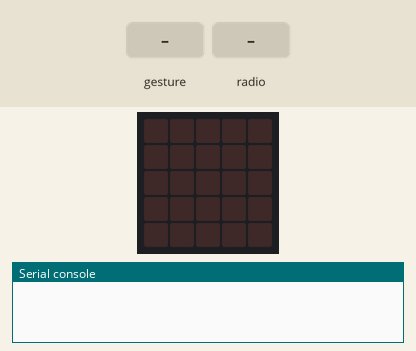
This program was run on a simulated BBC micro:bit (MakeCode). On the bench: the board's 5×5 LED display, the last lines printed to the serial console. The test bench sets the inputs (shaded band). Random numbers come from a fixed seed; no radio messages arrive unless stated (any console line starting 'radio sent:' is added by the test bench); a tilt is held for 1.5 s and a shake lasts 1 s, then the board lies face up again.

Above: at 1.2 s.
1.3 s: gesture 'shake'
At 2.1 s:
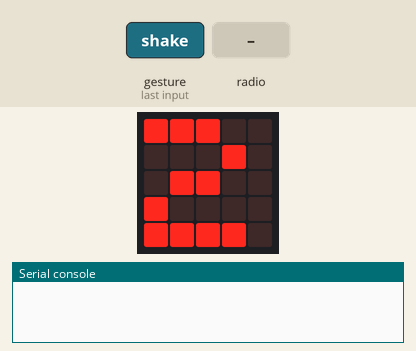
3.0 s: radio message "5" arrives
At 4.6 s:
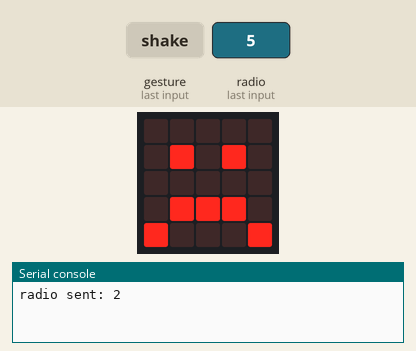
Timing chart, 0 to 6.1 s (numbered marks = the images above; inputs shaded):
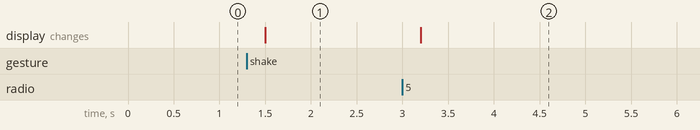

The program:

main.ts
```typescript
radio.onReceivedNumber(function (receivedNumber) {
    basic.pause(200)
    if (receivedNumber > dado) {
        basic.showIcon(IconNames.Sad)
    }
    avversario = receivedNumber
})
input.onGesture(Gesture.Shake, function () {
    dado = randint(1, 6)
    basic.showNumber(dado)
    radio.sendNumber(dado)
    if (avversario > dado) {
        basic.showIcon(IconNames.Sad)
    }
    avversario = 0
    basic.pause(200)
})
let avversario = 0
let dado = 0
radio.setGroup(1)
```

test.ts
```typescript
// i test vanno qui; questi non saranno compilati quando questo pacchetto viene usato come estensione.
```

Measured:
- after the input at 1.3 s, the display: changes after 0.20 s (image 1)
- after the input at 3.0 s, the display: changes after 0.20 s (image 2)
